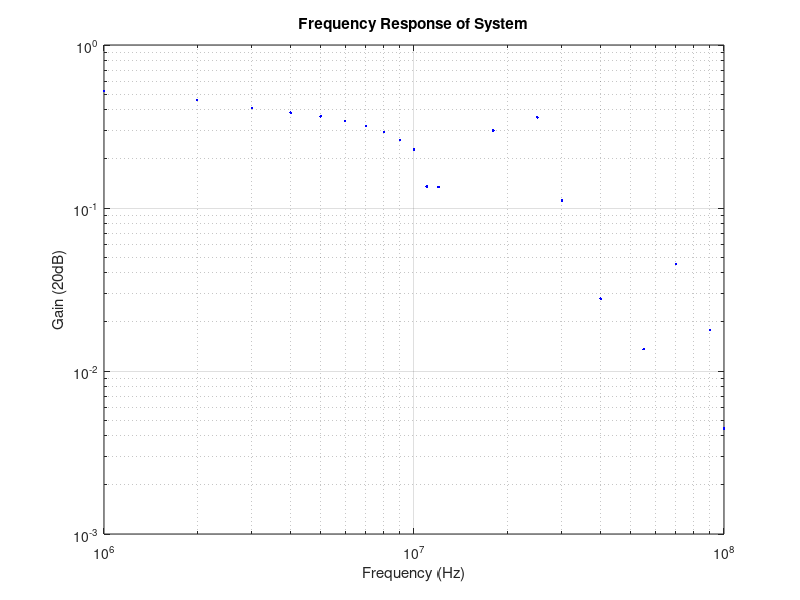
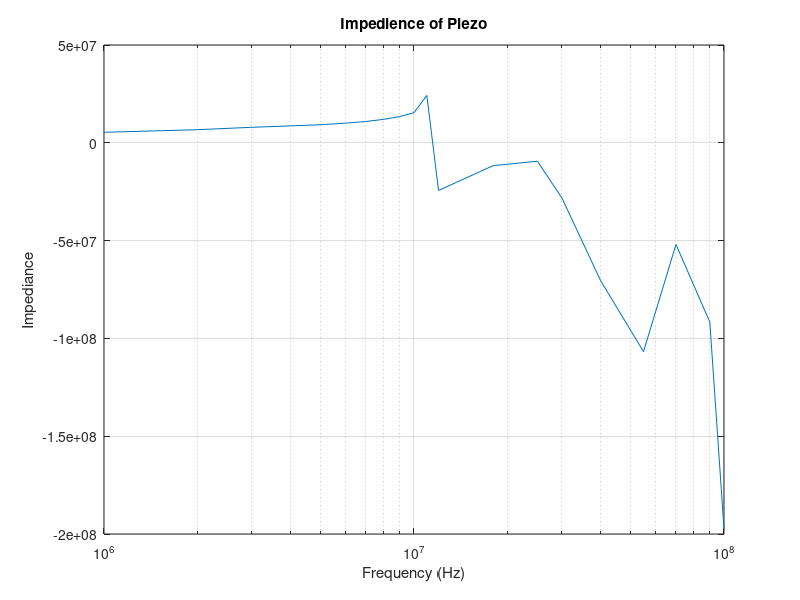

The MATLAB script that drew these images, in order:
clear all
close all
clc

Rl = (4.7e6)*3;
Vin_1 = 10; % Vpp
Vpdiv_1 = 2;
Vrmax = (3.6)*2; % Vpp
freq_1 = [1 2 3 4 5 6 7 8 9 10 11]*10^6; % Measurements made with FG 502 Function Generator
Vr_1 = [ 3.62 3.39 3.20 3.10 3.02 2.92 2.82 2.7 2.56 2.39 1.84]*Vpdiv_1; % See above
I_1 = Vr_1./Rl;
Vcap_1 = Vin_1 - Vr_1;
Zcap_1 = Vcap_1./(I_1);
Gain_1 = (Vr_1./Vin_1).^2;

Vin_2 = 15; % Vpp
freq_2 = [12 18 25 30 40 55 70 90 100]*10^6;
Vr_2 = [5.5 8.2 9 5 2.5 1.75 3.2 2 1];
I_2 = Vr_2./Rl;
Vcap_2 = Vr_2 - Vin_2;
Zcap_2 = Vcap_2./(I_2);
Gain_2 = (Vr_2./Vin_2).^2;

freq_tot = [freq_1,freq_2];
Gain = [Gain_1,Gain_2];

% Representative Impediance
R = 100000;
Cap = 1.18e-15;

Zp = 1./(1j*2*pi*freq_tot*Cap) + R;
Zp_mag = (1./(1j*2*pi*freq_tot*Cap)).^2 + R^2;

figure(1);
loglog(freq_tot,Gain,'b.');
title('Frequency Response of System')
xlabel('Frequency (Hz)');
ylabel('Gain (20dB)');
grid on

figure(2);
semilogx(freq_tot,[Zcap_1,Zcap_2]);
title('Impedience of Piezo')
xlabel('Frequency (Hz)');
ylabel('Impediance');
grid on